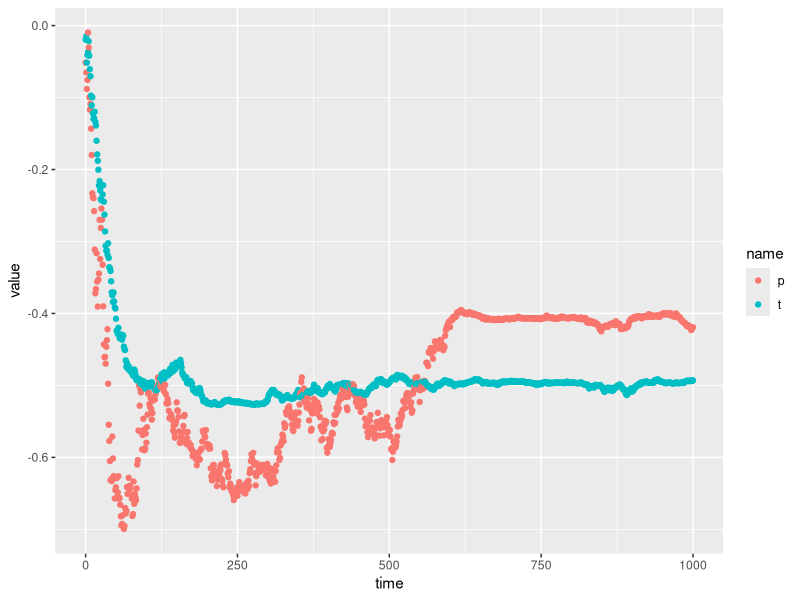

The R source for this figure:
rm(list = ls())

library(tidyverse)
library(mnormt)

N0 <- 400
var <- 1
cov <- 0.99
c <- 0.1
tol <- 1
r <- 0.5
mut <- 0.001
mup <- 0.001
sigma <- 0.1
endtime <- 1000

varcov <- matrix(c(var, cov, cov, var), nrow = 2)

varcov <- matrix(c(0.2, 0.3, 0.3, 0.6), nrow = 2)

set.seed(42)

D <- tibble(
  time = 0:endtime,
  data = list(NULL)
)

D$data[[1]] <- rmnorm(N0, mean = c(0, 0), varcov = varcov) %>%
  as_tibble() %>%
  rename(t = "V1", p = "V2") %>%
  mutate(sex = seq(n()) %in% sample(n(), n() / 2, replace = FALSE))

for (curr_time in seq(endtime)) {

  print(curr_time)

  data <- D$data[[which(D$time == curr_time - 1)]]

  data <- data %>% mutate(survival = if_else(sex, exp(-c * t * t), 1))

  data <- data %>%
    mutate(survives = rbinom(n(), 1, prob = survival)) %>%
    filter(survives == 1) %>%
    select(-survives, -survival)

  data_m <- data %>% filter(sex)

  data <- data %>%
    filter(!sex) %>%
    mutate(

      i = map_int(p, function(p) {

        mates <- 0
        i <- NA

        while (mates == 0) {

          i <- sample(nrow(data_m), 1)

          #exp(a * p * data_m$t[i])

          prob <- exp(-(data_m$t[i] - p)^2 / tol^2)
          mates <- rbinom(1, 1, prob = prob)

        }

        return(i)

      }),

      tm = data_m$t[i],
      pm = data_m$p[i]

    ) %>%
    select(-i)

  data <- data %>%
    mutate(noff = 2) %>%
    uncount(noff) %>%
    mutate(

      cross = rbinom(n(), 1, prob = r),
      thap = rbinom(n(), 1, prob = 0.5),
      phap = if_else(cross == 1, as.numeric(!thap), thap),
      toff = if_else(thap == 1, tm, t),
      poff = if_else(phap == 1, pm, p)

    ) %>%
    select(-cross, -thap, -phap)

  data <- data %>%
    mutate(

      tmut = rbinom(n(), 1, prob = mut),
      pmut = rbinom(n(), 1, prob = mup),
      toff = toff + if_else(tmut == 1, rnorm(n(), mean = 0, sd = sigma), 0),
      poff = poff + if_else(pmut == 1, rnorm(n(), mean = 0, sd = sigma), 0)

    ) %>%
    select(-tmut, -pmut)

  data <- data %>%
    select(-t, -p, -sex, -tm, -pm) %>%
    rename(t = "toff", p = "poff") %>%
    mutate(sex = rep(c(TRUE, FALSE), n() / 2))

  D$data[[which(D$time == curr_time)]] <- data

}

D %>%
  unnest(data) %>%
  pivot_longer(t:p) %>%
  group_by(time, name) %>%
  summarize(value = mean(value)) %>%
  ggplot(aes(x = time, y = value, color = name)) +
  geom_point()
